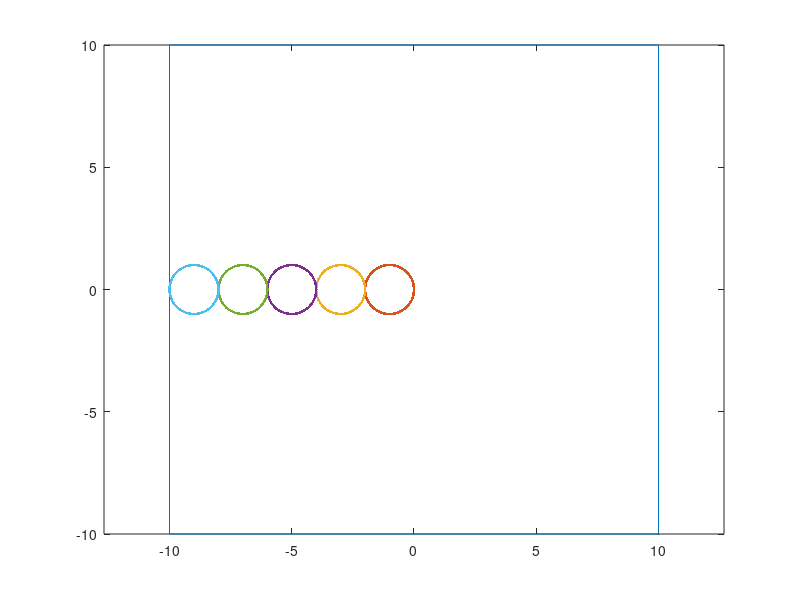

MATLAB code for this plot:
clc

a = -2;
a0 = -2;
b = 0;
x1 = 10;
y1 = 10;
r = 1;
n = 300;
step = 1/4;

figure
plot([-x1, x1, x1, -x1, -x1], [-y1, -y1, y1, y1, -y1])
hold on
axis equal

plot_array = []
for i = 1:5
  plot_array(i) = plot(0, 0)
endfor

hold off

phi = 0:pi/100:2*pi;
u = @(phi) r .* cos(phi);
v = @(phi) r .* sin(phi);
is_end = false;

for i = 1:n

  a = a0;

  if !is_end
    if a0 + 9*r >= x1
      is_end = true;
      a0 = x1 - r;
    else
      a0 += step;
    endif

    for k = 1:5
      set(plot_array(k), 'XData', u(phi) + a, 'YData', v(phi) +b)
      a += 2*r;
    endfor

  else
    if a0 - 9*r <= -x1
      is_end = false;
      a0 = -x1 + r;
    else
      a0 -= step;
    endif

    for k = 1:5
      set(plot_array(k), 'XData', u(phi) + a, 'YData', v(phi) +b)
      a -= 2*r;
    endfor
  endif

  drawnow
  pause(0.01)
endfor
